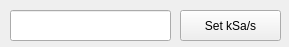
<?xml version="1.0" encoding="UTF-8"?>
<ui version="4.0">
 <class>ChangeSampleRateForm</class>
 <widget class="QWidget" name="ChangeSampleRateForm">
  <property name="geometry">
   <rect>
    <x>0</x>
    <y>0</y>
    <width>289</width>
    <height>47</height>
   </rect>
  </property>
  <property name="focusPolicy">
   <enum>Qt::NoFocus</enum>
  </property>
  <property name="windowTitle">
   <string>ChangeSampleRate</string>
  </property>
  <widget class="QPushButton" name="ChangeSampleRateButton">
   <property name="geometry">
    <rect>
     <x>180</x>
     <y>10</y>
     <width>101</width>
     <height>31</height>
    </rect>
   </property>
   <property name="focusPolicy">
    <enum>Qt::TabFocus</enum>
   </property>
   <property name="text">
    <string>Set kSa/s</string>
   </property>
  </widget>
  <widget class="QLineEdit" name="newSampleRate">
   <property name="geometry">
    <rect>
     <x>10</x>
     <y>10</y>
     <width>161</width>
     <height>31</height>
    </rect>
   </property>
   <property name="focusPolicy">
    <enum>Qt::StrongFocus</enum>
   </property>
  </widget>
 </widget>
 <resources/>
 <connections/>
</ui>
